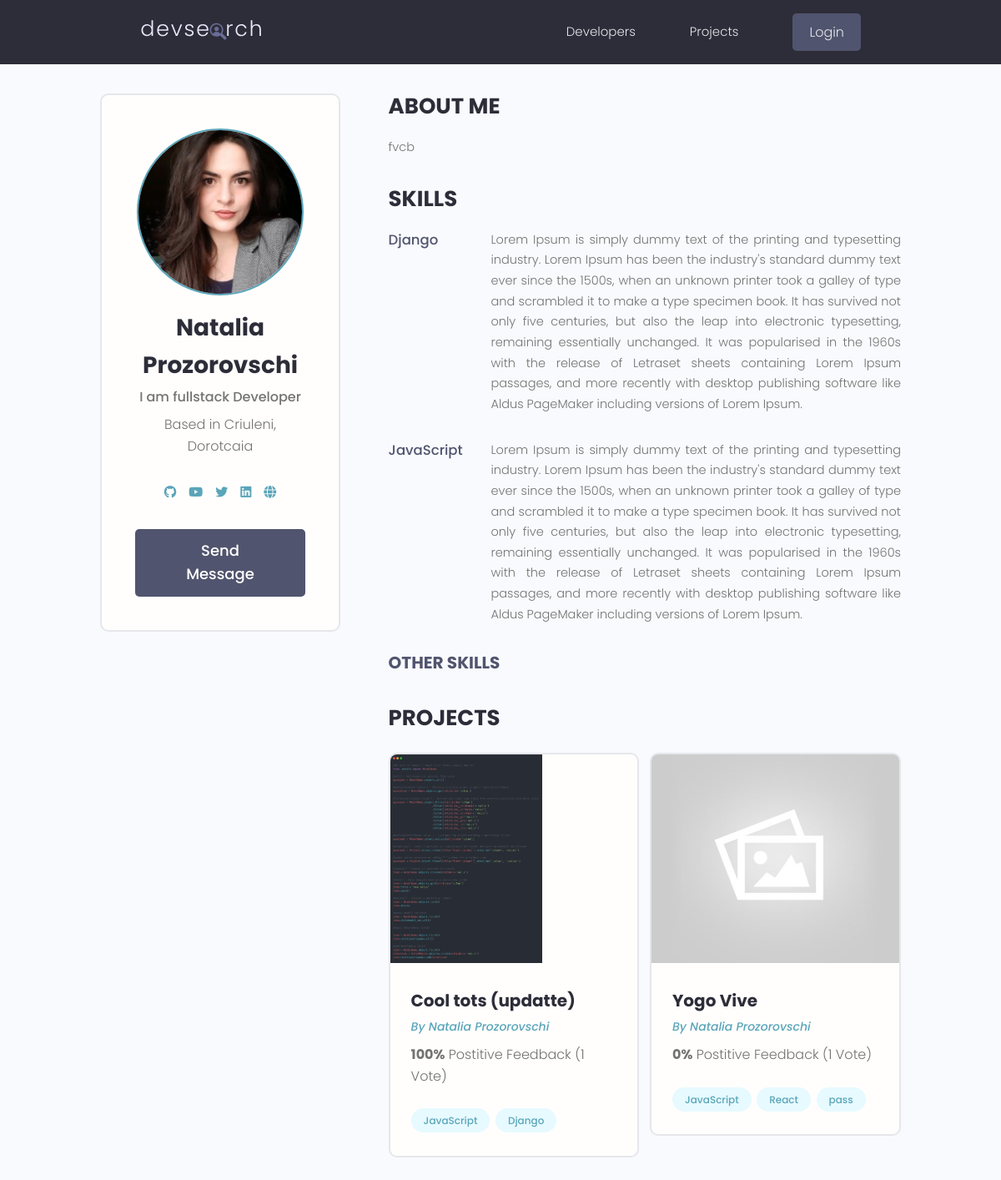
Page /profile/e2a1ebe8-704c-4474-b1ef-0a6ecc0e121e/ on the committed database.
### users/models.py (models this page shows, shortened)
class Profile(models.Model):
    user = models.OneToOneField(User, on_delete=models.CASCADE, null=True, blank=True)
    name = models.CharField(max_length=200, blank=True, null=True)
    email = models.EmailField(max_length=500, blank=True, null=True)
    username = models.CharField(max_length=200, blank=True, null=True)
    location = models.CharField(max_length=200, blank=True, null=True)
    short_intro = models.CharField(max_length=200, blank=True, null=True)
    bio = models.TextField(blank=True, null=True)
    profile_image = models.ImageField(
        null=True, blank=True, upload_to='profiles/', default="profiles/user-default.png")
    social_github = models.CharField(max_length=200, blank=True, null=True)
    social_twitter = models.CharField(max_length=200, blank=True, null=True)
    social_linkedin = models.CharField(max_length=200, blank=True, null=True)
    social_youtube = models.CharField(max_length=200, blank=True, null=True)
    social_website = models.CharField(max_length=200, blank=True, null=True)
    created = models.DateTimeField(auto_now_add=True)
    id = models.UUIDField(default=uuid.uuid4, unique=True,
                          primary_key=True, editable=False)

class Skill(models.Model):
    owner = models.ForeignKey(
        Profile, on_delete=models.CASCADE, null=True, blank=True)
    name = models.CharField(max_length=200, blank=True, null=True)
    description = models.TextField(null=True,blank=True)
    created = models.DateTimeField(auto_now_add=True)
    id = models.UUIDField(default=uuid.uuid4, unique=True,
                          primary_key=True, editable=False)

### projects/models.py (models this page shows, shortened)
class Project(models.Model):
    owner = models.ForeignKey(Profile, null=True, blank=True, on_delete=models.SET_NULL)
    title = models.CharField(max_length=200)  # corectare: max_length
    description = models.TextField(null=True, blank=True)
    featured_image = models.ImageField(
        null=True, blank=True, default='default.jpg')
    demo_link = models.CharField(max_length=200, null=True, blank=True)  # corectare: max_length
    source_link = models.CharField(max_length=2000, null=True, blank=True)
    tags = models.ManyToManyField('Tag', blank=True)
    vote_total = models.IntegerField(default=0, null=True, blank=True)
    vote_ratio = models.IntegerField(default=0, null=True, blank=True)
    created = models.DateField(auto_now_add=True)
    id = models.UUIDField(default=uuid.uuid4, unique=True, primary_key=True, editable=False)
    class Meta:
        ordering = ['-vote_ratio', '-vote_total', 'title']

class Tag(models.Model):
    name = models.CharField(max_length=200)
    created = models.DateTimeField(auto_now_add=True)
    id = models.UUIDField(default=uuid.uuid4, unique=True,
                          primary_key=True, editable=False)
    def __str__(self):
        return self.name

### users/views.py (the view)
# urls.py: path('profile/<str:pk>/', views.userProfile, name="user-profile"),
def userProfile(request, pk):
    profile = Profile.objects.get(id=pk)
    topSkills = profile.skill_set.exclude(description__exact="")
    otherSkills = profile.skill_set.filter(description="")
    context = {'profile': profile, 'topSkills': topSkills, 'otherSkills': otherSkills}
    return render(request, 'users/user-profile.html', context)

### users/templates/users/user-profile.html (shortened to what this page needs)
{% extends 'main.html' %}
{% block content %}
<link rel="stylesheet" href="https://cdnjs.cloudflare.com/ajax/libs/font-awesome/6.0.0-beta3/css/all.min.css">
<main class="profile my-md">
    <div class="container">
        <div class="layout">
            <div class="column column--1of3">
                <div class="card text-center">
                    <div class="card__body dev">
              <img class="avatar avatar--xl" src="{{ profile.profile_image.url }}" />
                        <h2 class="dev__name">{{profile.name}}</h2>
                        <p class="dev__title">{{profile.short_intro}}</p>
                        <p class="dev__location">Based in {{profile.location}}</p>
                        <ul class="dev__social">
                            {% if profile.social_github %}
                            <li>
                  <a title="Github" href="{{profile.social_github}}" target="_blank"><i class="fab fa-github"></i></a>
                            </li>
                            {% endif %}
                {% if profile.social_youtube %}
                <li>
                  <a title="Youtube" href="{{profile.social_youtube}}" target="_blank"><i class="fab fa-youtube"></i></a>
                </li>
                {% endif %}
                            {% if profile.social_twitter %}
                            <li>
                  <a title="Twitter" href="{{profile.social_twitter}}" target="_blank"><i class="fab fa-twitter"></i></i></a>
                            </li>
                            {% endif %}
                            {% if profile.social_linkedin %}
                            <li>
                  <a title="LinkedIn" href="{{profile.social_linkedin}}" target="_blank"><i class="fab fa-linkedin"></i></a>
                            </li>
                            {% endif %}
                            {% if profile.social_website %}
                            <li>
                  <a title="Personal Website" href="{{profile.social_website}}" target="_blank"><i class="fas fa-globe"></i></a>
                            </li>
                            {% endif %}
                        </ul>
                        {% if request.user.profile.id != profile.id %}
              <a href="{% url 'create-message' profile.id %}" class="btn btn--sub btn--lg">Send Message </a>
                        {% endif %}
                    </div>
                </div>
            </div>
            <div class="column column--2of3">
                <div class="devInfo">
                    <h3 class="devInfo__title">About Me</h3>
                    <p class="devInfo__about">{{profile.bio}}</p>
                </div>
                <div class="devInfo">
                    <h3 class="devInfo__title">Skills</h3>
                    <div class="devInfo__skills">
                        {% for skill in topSkills %}
                        <div class="devSkill">
                            <h4 class="devSkill__title">{{skill.name}}</h4>
                            <p class="devSkill__info">{{skill.description}}</p>
                        </div>
                        {% endfor %}
                        <h3 class="devInfo__subtitle">Other Skills</h3>
                    </div>
                </div>
                <div class="devInfo">
                    <h3 class="devInfo__title">Projects</h3>
                    <div class="grid grid--two">
                        {% for project in profile.project_set.all %}
                        <div class="column">
                            <div class="card project">
                                <a href="{% url 'project' project.id %}" class="project">
                                    <img class="project__thumbnail" src="{{project.featured_image.url}}"
                                        alt="project thumbnail" />
                                    <div class="card__body">
                                        <h3 class="project__title">{{project.title}}</h3>
                                        <p><a class="project__author"
                                                href="{% url 'user-profile' project.owner.id %}">By
                                                {{project.owner.name}}</a>
                                        </p>
                                        <p class="project--rating">
                                            <span style="font-weight: bold;">{{project.vote_ratio}}%</span> Postitive
                                            Feedback ({{project.vote_total}} Vote{{project.vote_total|pluralize:"s"}})
                                        </p>
                                        <div class="project__tags">
                                            {% for tag in project.tags.all %}
                                            <span class="tag tag--pill tag--main">
                                                <small>{{tag}}</small>
                                            </span>
                                            {% endfor %}
                                        </div>
                                    </div>
                                </a>
                            </div>
                        </div>
                        {% endfor %}
                    </div>
                </div>
            </div>
        </div>
    </div>
</main>
{% endblock content %}

### static/styles/app.css (style rules this page uses)
.btn--sub { background-color: var(--color-sub-light); }
.card { border: 2px solid var(--color-light); }
img { width: 100%; }
.profile .card > .dev { padding: 4rem; }
.dev__name { color: var(--color-sub); font-size: 2.8rem; font-weight: 700; margin-top: 1rem; margin-bottom: 0.5rem; }
.dev__title { font-size: 1.6rem; font-weight: 500; line-height: 1.3; }
.dev__location { margin-top: 1rem; }
.dev__social { margin: 3rem 0; list-style: none; display: flex; justify-content: center; gap: 1.5rem; }
.devInfo { margin-bottom: 3rem; }
.devInfo__title, .devInfo__subtitle { font-size: 2.6rem; color: var(--color-sub); text-transform: uppercase; font-weight: 700; margin-bottom: 1.5rem; }
.devInfo__subtitle { font-size: 2rem; color: var(--color-sub-light); }
.devInfo__about, .devSkill__info { font-size: 1.45rem; line-height: 1.7; text-align: justify; }
.devSkill { margin-bottom: 3rem; }
.devSkill__title { font-size: 1.65rem; font-weight: 500; color: var(--color-sub-light); }
@media screen and (min-width: 700px) { .devSkill { display: flex; justify-content: space-between; gap: 3rem; } }
@media screen and (min-width: 700px) { .devSkill__info { flex-basis: 80%; } }
.project__author { font-size: 1.4rem; font-style: italic; }
.project--rating { margin-bottom: 1.6em; margin-top: .5em; }
.project__thumbnail { height: 25rem; object-fit: cover; object-position: top center; }
.project__title { font-size: 2rem; font-weight: 700; color: var(--color-sub); }

### static/uikit/styles/modules/_base.css (style rules this page uses)
* { margin: 0; padding: 0; box-sizing: border-box; text-rendering: optimizeLegibility; color: inherit; font-size: inherit; }
body { line-height: 1.6; font-weight: 400; font-size: 1.5rem; color: var(--color-text); background-color: var(--color-bg); min-height: 100vh; }

### static/uikit/styles/modules/_typography.css (style rules this page uses)
* { font-family: var(--font-base); }
h2 { font-size: 3.6rem; font-weight: var(--font-bold); }
h3 { font-size: 3.2rem; font-weight: var(--font-medium); }
h4 { font-size: 2.8rem; font-weight: var(--font-medium); }
p, span, strong { font-size: 1.6rem; color: var(--color-text); font-weight: var(--font-regular); }
a { padding-bottom: 2px; text-decoration: none; display: inline-block; color: var(--color-main); font-weight: var(--font-medium); }

### static/uikit/styles/modules/_utilities.css (style rules this page uses)
.container { width: 92%; max-width: 165rem; margin: 0 auto; box-sizing: border-box; }
@media screen and (min-width: 1000px) { .container { width: 90%; } }
@media screen and (min-width: 1200px) { .container { width: 80%; } }
.text-center { text-align: center; }
.my-md { margin: 3rem auto; }

### static/uikit/styles/modules/_avatar.css (style rules this page uses)
.avatar { border-radius: 50%; border: 2px solid var(--color-main); object-fit: cover; }
.avatar--xl { height: 20rem; width: 20rem; }

### static/uikit/styles/modules/_button.css (style rules this page uses)
.btn { display: inline-block; position: relative; cursor: pointer; background-color: var(--color-light); font-weight: var(--font-medium); color: var(--color-sub); text-decoration: none; padding: 1rem 2rem; border-radius: 0.5rem; border: none; width: -webkit-fit-content; width: -moz-fit-content; width: fit-content; height: -webkit-fit-content; height: -moz-fit-content; height: fit-content; font-size: 1.6rem; outline-width: 0; outline-color: transparent; -webkit-backface-visibility: hidden; backface-visibility: hidden; transition: all 0.3s ease-in-out; }
.btn--sub { background-color: var(--color-sub); color: var(--color-white); }
.btn--lg { font-size: 1.8rem; padding: 1.2rem 4.5rem; }

### static/uikit/styles/modules/_card.css (style rules this page uses)
.card { border-radius: 1rem; background-color: var(--color-white); border: 1.5px solid var(--color-light); width: auto; height: auto; margin-top: 0.5rem; margin-bottom: 0.5rem; overflow: hidden; }
.card__body, .card__header { padding: 2rem 2.5rem; }

### static/uikit/styles/modules/_tag.css (style rules this page uses)
.tag { display: inline-flex; align-items: center; background-color: var(--color-sub); height: -webkit-fit-content; height: -moz-fit-content; height: fit-content; width: -webkit-fit-content; width: -moz-fit-content; width: fit-content; border-radius: 0.5rem; padding: 0.5rem 1.5rem; font-size: 1.2rem; cursor: pointer; }
.tag:not(:last-child) { margin-right: 0.25rem; margin-bottom: 0.75rem; }
.tag > small { color: var(--color-white); }
.tag--pill { border-radius: 5rem; }
.tag--main, .tag--main > small { background: var(--color-main-light); color: var(--color-main); font-weight: 500; }

### static/uikit/styles/modules/_layout.css (style rules this page uses)
.layout { display: flex; flex-flow: row wrap; justify-content: space-between; }
.layout > .column { margin-bottom: 3rem; }
.layout > .column.column--1of3 { flex-basis: 30%; }
.layout > .column.column--2of3 { flex-basis: 64%; }

### rows in the picture
Profile: profile_image (picture), name "Natalia Prozorovschi", short_intro "I am fullstack Developer", location "Criuleni, Dorotcaia", bio "fvcb"
Skill: name "Django", description "Lorem Ipsum is simply dummy text of the printing and typesetting industry. Lorem Ipsum has been the industry's standard dummy text ever since the 1500s, when an unknown printer took a galley of type and scrambled it to make a type specimen book. It has survived not only five centuries, but also the leap into electronic typesetting, remaining essentially unchanged. It was popularised in the 1960s with the release of Letraset sheets containing Lorem Ipsum passages, and more recently with desktop publishing software like Aldus PageMaker including versions of Lorem Ipsum."
Skill: name "JavaScript", description "Lorem Ipsum is simply dummy text of the printing and typesetting industry. Lorem Ipsum has been the industry's standard dummy text ever since the 1500s, when an unknown printer took a galley of type and scrambled it to make a type specimen book. It has survived not only five centuries, but also the leap into electronic typesetting, remaining essentially unchanged. It was popularised in the 1960s with the release of Letraset sheets containing Lorem Ipsum passages, and more recently with desktop publishing software like Aldus PageMaker including versions of Lorem Ipsum."
Project: featured_image (picture), title "Cool tots (updatte)", owner.name "Natalia Prozorovschi", vote_ratio "100", vote_total "1"
Tag: name "JavaScript"
Tag: name "Django"
Project: featured_image (placeholder picture), title "Yogo Vive", owner.name "Natalia Prozorovschi", vote_ratio "0", vote_total "1"
Tag: name "React"
Tag: name "pass"
